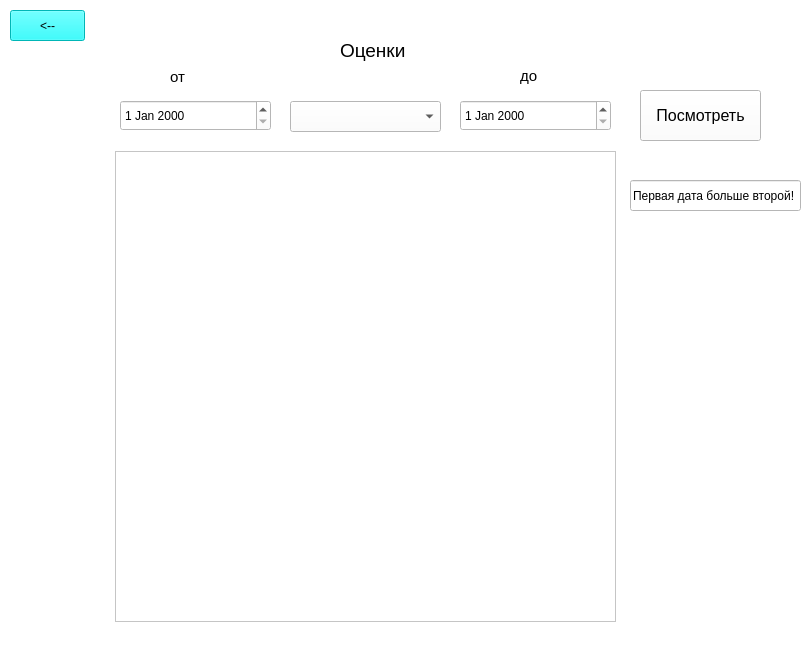
<?xml version="1.0" encoding="UTF-8"?>
<ui version="4.0">
 <class>MainWindow</class>
 <widget class="QMainWindow" name="MainWindow">
  <property name="geometry">
   <rect>
    <x>0</x>
    <y>0</y>
    <width>810</width>
    <height>665</height>
   </rect>
  </property>
  <property name="windowTitle">
   <string>MainWindow</string>
  </property>
  <property name="styleSheet">
   <string notr="true">background-color: rgb(255, 255, 255);</string>
  </property>
  <widget class="QWidget" name="centralwidget">
   <widget class="QDateEdit" name="start_date">
    <property name="geometry">
     <rect>
      <x>120</x>
      <y>100</y>
      <width>151</width>
      <height>31</height>
     </rect>
    </property>
   </widget>
   <widget class="QPushButton" name="return_2">
    <property name="geometry">
     <rect>
      <x>10</x>
      <y>10</y>
      <width>75</width>
      <height>31</height>
     </rect>
    </property>
    <property name="styleSheet">
     <string notr="true">background-color: rgb(0, 255, 255);</string>
    </property>
    <property name="text">
     <string>&lt;--</string>
    </property>
   </widget>
   <widget class="QDateEdit" name="end_date">
    <property name="geometry">
     <rect>
      <x>460</x>
      <y>100</y>
      <width>151</width>
      <height>31</height>
     </rect>
    </property>
   </widget>
   <widget class="QLabel" name="label">
    <property name="geometry">
     <rect>
      <x>170</x>
      <y>70</y>
      <width>47</width>
      <height>13</height>
     </rect>
    </property>
    <property name="font">
     <font>
      <pointsize>11</pointsize>
     </font>
    </property>
    <property name="text">
     <string>от</string>
    </property>
   </widget>
   <widget class="QLabel" name="label_2">
    <property name="geometry">
     <rect>
      <x>520</x>
      <y>60</y>
      <width>21</width>
      <height>31</height>
     </rect>
    </property>
    <property name="font">
     <font>
      <pointsize>11</pointsize>
     </font>
    </property>
    <property name="text">
     <string>до</string>
    </property>
   </widget>
   <widget class="QLabel" name="label_3">
    <property name="geometry">
     <rect>
      <x>340</x>
      <y>10</y>
      <width>91</width>
      <height>81</height>
     </rect>
    </property>
    <property name="font">
     <font>
      <pointsize>14</pointsize>
      <weight>50</weight>
      <bold>false</bold>
     </font>
    </property>
    <property name="text">
     <string>Оценки</string>
    </property>
   </widget>
   <widget class="QPushButton" name="view_grades_btn">
    <property name="geometry">
     <rect>
      <x>640</x>
      <y>90</y>
      <width>121</width>
      <height>51</height>
     </rect>
    </property>
    <property name="font">
     <font>
      <pointsize>12</pointsize>
     </font>
    </property>
    <property name="text">
     <string>Посмотреть</string>
    </property>
   </widget>
   <widget class="QComboBox" name="items_list">
    <property name="geometry">
     <rect>
      <x>290</x>
      <y>101</y>
      <width>151</width>
      <height>31</height>
     </rect>
    </property>
   </widget>
   <widget class="QListWidget" name="interval_grades">
    <property name="geometry">
     <rect>
      <x>115</x>
      <y>151</y>
      <width>501</width>
      <height>471</height>
     </rect>
    </property>
    <property name="font">
     <font>
      <pointsize>11</pointsize>
     </font>
    </property>
   </widget>
   <widget class="QLineEdit" name="result_edit">
    <property name="geometry">
     <rect>
      <x>630</x>
      <y>180</y>
      <width>171</width>
      <height>31</height>
     </rect>
    </property>
    <property name="text">
     <string>Первая дата больше второй!</string>
    </property>
   </widget>
  </widget>
  <widget class="QMenuBar" name="menubar">
   <property name="geometry">
    <rect>
     <x>0</x>
     <y>0</y>
     <width>810</width>
     <height>21</height>
    </rect>
   </property>
  </widget>
  <widget class="QStatusBar" name="statusbar"/>
 </widget>
 <resources/>
 <connections/>
</ui>
